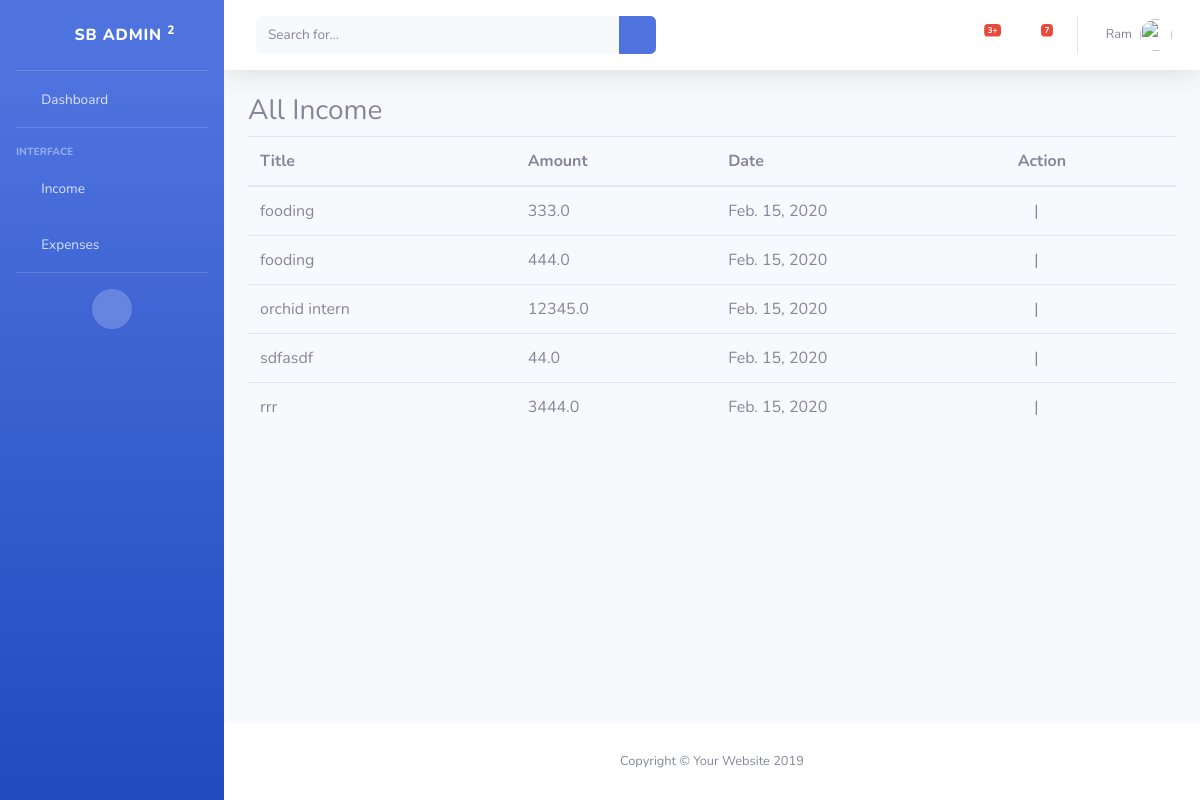
The app's page /income/ (signed in) with its own data.
### account/models.py (models this page shows, shortened)
class Account(AbstractBaseUser):
    email = models.EmailField(verbose_name="Enter your email",
                              unique=True)
    contact_no = models.CharField(max_length=100,null=True,blank=True,verbose_name="Contact Number",unique=True)
    firstname = models.CharField(verbose_name="First Name",max_length=100,null=True,blank=True)
    lastname = models.CharField(verbose_name="Last Name",max_length=100, null=True, blank=True)
    is_active = models.BooleanField(default=True)
    is_admin = models.BooleanField(default=False)
    objects  = AccountManager()
    USERNAME_FIELD = 'email'

### income/models.py (models this page shows, shortened)
class Income(Abs):
    image = models.ImageField(upload_to='income/', null=True, blank=True)
    category = models.ForeignKey(IncomeCategory, on_delete=models.CASCADE)
    objects = IncomeManager()
    class Meta:
        db_table = 'income'

### income/views.py (the view)
# urls.py: path('',IncomeView.as_view(),name='income'),
class IncomeView(LoginRequiredMixin,View):
    template_name = 'income.html'
    login_url = '/account/login'
    def get(self,request):
        context = {
            'income':Income.objects.filter(category__in=IncomeCategory.objects.filter(user_id=request.user.id))
        }
        return render(request,self.template_name,context)

### templates/income.html
{% extends 'master/master.html' %}
 {% block 'sidebar' %}
  {% include 'component/sidebar.html' %}
 {% endblock %}
 {% block 'navbar' %}
  {% include 'component/nav.html' %}
 {% endblock %}
 {% block 'footer' %}
{% include 'component/footer.html' %}
 {% endblock %}
{% block 'body' %}
  <h3>All Income</h3>
<table class="table">
  <thead>
  <th>Title</th>
  <th>Amount</th>
  <th>Date</th>
  <th>Action</th>
  </thead>
 {% for i in income %}
    <tr>
     <td>{{i.title}}</td>
     <td>{{i.price}}</td>
     <td>{{i.date}}</td>
     <td><a href="{% url 'edit_income' i.slug %}"><i class="fa fa-edit"></i> </a> | <a href="{% url 'delete_income' i.slug %}"><i class="fa fa-trash"></i> </a> </td>
    </tr>
 {% endfor %}
</table>
{% endblock %}

### templates/component/nav.html (shortened to what this page needs)
        <nav class="navbar navbar-expand navbar-light bg-white topbar mb-4 static-top shadow">
          <form class="d-none d-sm-inline-block form-inline mr-auto ml-md-3 my-2 my-md-0 mw-100 navbar-search">
            <div class="input-group">
              <input type="text" class="form-control bg-light border-0 small" placeholder="Search for..." aria-label="Search" aria-describedby="basic-addon2">
              <div class="input-group-append">
                <button class="btn btn-primary" type="button">
                  <i class="fas fa-search fa-sm"></i>
                </button>
              </div>
            </div>
          </form>
          <ul class="navbar-nav ml-auto">
            <li class="nav-item dropdown no-arrow mx-1">
              <a class="nav-link dropdown-toggle" href="#" id="alertsDropdown" role="button" data-toggle="dropdown" aria-haspopup="true" aria-expanded="false">
                <i class="fas fa-bell fa-fw"></i>
                <span class="badge badge-danger badge-counter">3+</span>
              </a>
            </li>
            <li class="nav-item dropdown no-arrow mx-1">
              <a class="nav-link dropdown-toggle" href="#" id="messagesDropdown" role="button" data-toggle="dropdown" aria-haspopup="true" aria-expanded="false">
                <i class="fas fa-envelope fa-fw"></i>
                <span class="badge badge-danger badge-counter">7</span>
              </a>
            </li>
            <li class="nav-item dropdown no-arrow">
              <a class="nav-link dropdown-toggle" href="#" id="userDropdown" role="button" data-toggle="dropdown" aria-haspopup="true" aria-expanded="false">
                <span class="mr-2 d-none d-lg-inline text-gray-600 small">{{request.user.firstname}}</span>
                <img class="img-profile rounded-circle" src="https://source.unsplash.com/QAB-WJcbgJk/60x60">
              </a>
            </li>
          </ul>
        </nav>

### records on screen
Account: user.firstname "Ram"
Income: title "fooding", price "333.0", date "Feb. 15, 2020"
Income: title "fooding", price "444.0", date "Feb. 15, 2020"
Income: title "orchid intern", price "12345.0", date "Feb. 15, 2020"
Income: title "sdfasdf", price "44.0", date "Feb. 15, 2020"
Income: title "rrr", price "3444.0", date "Feb. 15, 2020"
